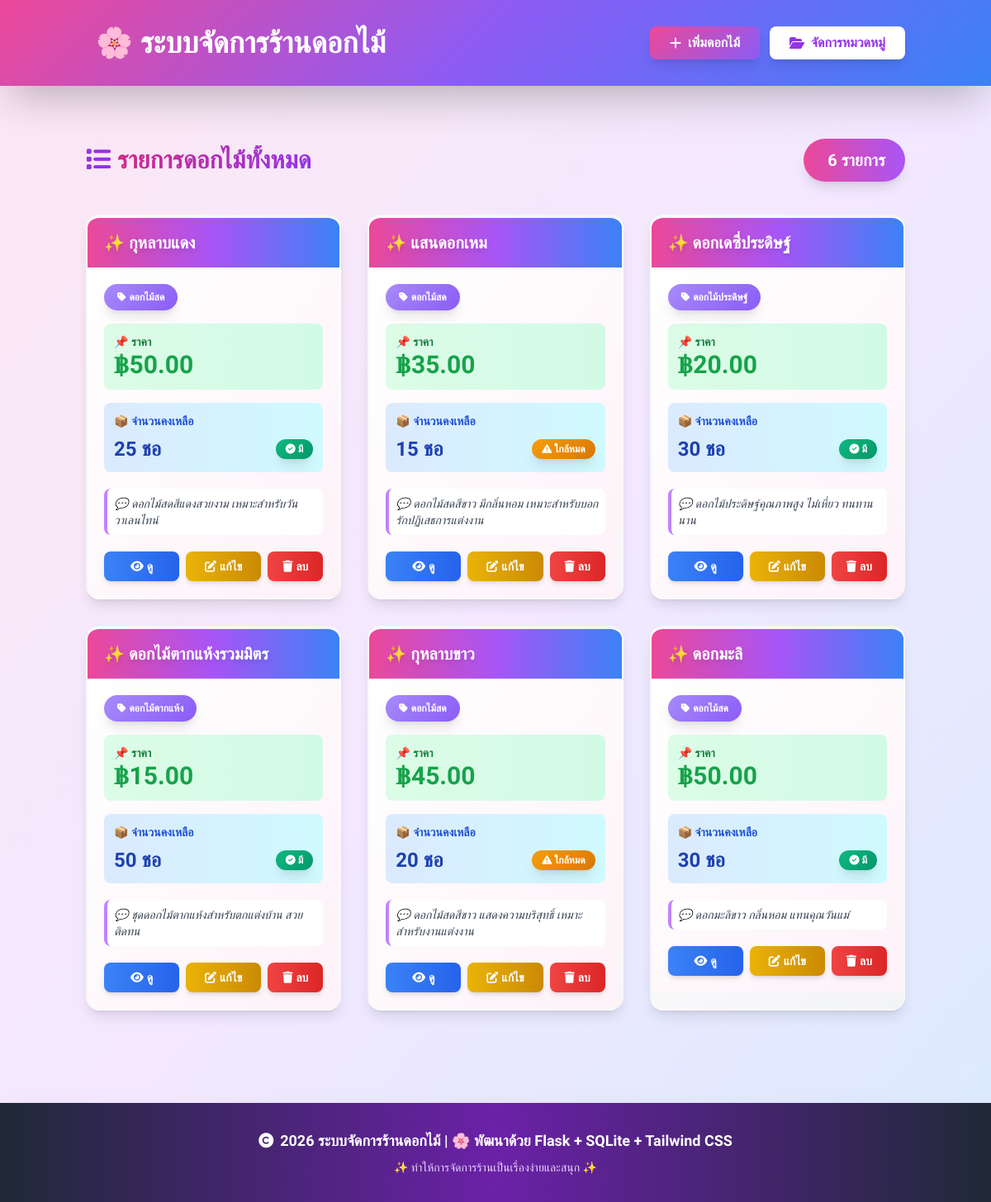
The page / on the database its author committed.
### tables this page shows
CREATE TABLE Flowers (
    flower_id INTEGER PRIMARY KEY AUTOINCREMENT,
    flower_name TEXT NOT NULL,
    category_id INTEGER NOT NULL,
    price REAL NOT NULL CHECK(price > 0),
    quantity INTEGER NOT NULL CHECK(quantity >= 0),
    description TEXT,
    FOREIGN KEY (category_id) REFERENCES Categories(category_id)
);

CREATE TABLE Categories (
    category_id INTEGER PRIMARY KEY AUTOINCREMENT,
    category_name TEXT NOT NULL UNIQUE
);

### app.py (the view)
@app.route('/')
def index():
    flowers = get_flowers()
    return render_template('index.html', flowers=flowers)

### app.py (called while the page is built)
def get_db_connection():
    conn = sqlite3.connect(DATABASE)
    conn.row_factory = sqlite3.Row
    return conn

def get_flowers():
    conn = get_db_connection()
    cursor = conn.cursor()
    cursor.execute('''
        SELECT f.flower_id, f.flower_name, c.category_name, f.price,
               f.quantity, f.description, f.category_id
        FROM Flowers f
        INNER JOIN Categories c ON f.category_id = c.category_id
        ORDER BY f.flower_id
    ''')
    flowers = cursor.fetchall()
    conn.close()
    return flowers

### templates/index.html (shortened to what this page needs)
<!DOCTYPE html>
<html lang="th">
<head>
    <script src="https://cdn.tailwindcss.com"></script>
    <link rel="stylesheet" href="https://cdnjs.cloudflare.com/ajax/libs/font-awesome/6.4.0/css/all.min.css">
</head>
<body class="bg-gradient-to-br from-pink-100 via-purple-100 to-blue-100 min-h-screen">
    <header class="gradient-header text-white py-8 shadow-2xl sticky top-0 z-50">
        <div class="container mx-auto px-4">
            <div class="flex items-center justify-between flex-wrap gap-4">
                <div class="flex items-center gap-3">
                    <h1 class="text-4xl font-bold">🌸 ระบบจัดการร้านดอกไม้</h1>
                </div>
                <nav class="flex gap-3 flex-wrap">
                    <a href="{{ url_for('add_flower') }}" class="btn-gradient text-white px-6 py-2 rounded-lg font-semibold flex items-center gap-2 shadow-lg">
                        <i class="fas fa-plus"></i> เพิ่มดอกไม้
                    </a>
                    <a href="{{ url_for('categories') }}" class="bg-white text-purple-600 px-6 py-2 rounded-lg font-semibold hover:bg-purple-100 transition flex items-center gap-2 shadow-lg">
                        <i class="fas fa-folder-open"></i> จัดการหมวดหมู่
                    </a>
                </nav>
            </div>
        </div>
    </header>
    <main class="container mx-auto px-4 py-12">
        {% if flowers %}
            <div class="mb-10 flex justify-between items-center flex-wrap gap-4">
                <div>
                    <h2 class="text-3xl font-bold text-transparent bg-clip-text bg-gradient-to-r from-pink-600 to-purple-600">
                        <i class="fas fa-list text-purple-600 mr-2"></i>รายการดอกไม้ทั้งหมด
                    </h2>
                </div>
                <div class="bg-gradient-to-r from-pink-500 to-purple-500 text-white px-6 py-3 rounded-full font-bold shadow-lg text-xl">
                     {{ flowers|length }} รายการ
                </div>
            </div>
            <div class="grid grid-cols-1 md:grid-cols-2 lg:grid-cols-3 xl:grid-cols-4 gap-8">
                {% for flower in flowers %}
                    <div class="flower-card bg-white rounded-2xl shadow-lg overflow-hidden border-t-4 border-gradient-to-r from-pink-500 to-purple-500 hover:shadow-2xl backdrop-blur">
                        <div class="bg-gradient-to-r from-pink-500 via-purple-500 to-blue-500 px-5 py-4">
                            <h3 class="text-xl font-bold text-white truncate drop-shadow-lg">✨ {{ flower['flower_name'] }}</h3>
                        </div>
                        <div class="p-5 bg-gradient-to-br from-white to-pink-50">
                            <div class="mb-4">
                                <span class="category-badge text-white text-xs font-bold px-4 py-2 rounded-full inline-block shadow-lg">
                                    <i class="fas fa-tag mr-1"></i>{{ flower['category_name'] }}
                                </span>
                            </div>
                            <div class="mb-4 bg-gradient-to-r from-green-100 to-emerald-100 p-3 rounded-lg">
                                <p class="text-green-700 text-sm font-semibold">📌 ราคา</p>
                                <p class="text-3xl font-bold text-green-600">฿{{ "%.2f"|format(flower['price']) }}</p>
                            </div>
                            <div class="mb-5 bg-gradient-to-r from-blue-100 to-cyan-100 p-3 rounded-lg">
                                <p class="text-blue-700 text-sm font-semibold mb-2">📦 จำนวนคงเหลือ</p>
                                <div class="flex items-center justify-between">
                                    <p class="text-2xl font-bold text-blue-800">{{ flower['quantity'] }} ชอ</p>
                                    {% if flower['quantity'] > 20 %}
                                        <span class="status-badge in-stock text-white text-xs font-bold px-3 py-1 rounded-full shadow-lg">
                                            <i class="fas fa-check-circle"></i> มี
                                        </span>
                                    {% elif flower['quantity'] > 0 %}
                                        <span class="status-badge low-stock text-white text-xs font-bold px-3 py-1 rounded-full shadow-lg">
                                            <i class="fas fa-exclamation-triangle"></i> ใกล้หมด
                                        </span>
                                    {% else %}
                                        <span class="status-badge out-stock text-white text-xs font-bold px-3 py-1 rounded-full shadow-lg">
                                            <i class="fas fa-times-circle"></i> หมด
                                        </span>
                                    {% endif %}
                                </div>
                            </div>
                            <p class="text-gray-700 text-sm mb-5 line-clamp-2 italic bg-white p-2 rounded-lg border-l-4 border-purple-400">
                                💬 {{ flower['description'] or 'ไม่มีรายละเอียด' }}
                            </p>
                            <div class="flex gap-2">
                                <a href="{{ url_for('view_flower', flower_id=flower['flower_id']) }}"
                                   class="flex-1 bg-gradient-to-r from-blue-500 to-blue-600 hover:from-blue-600 hover:to-blue-700 text-white py-2 px-3 rounded-lg font-semibold text-center transition text-sm shadow-md hover:shadow-lg transform hover:scale-105">
                                    <i class="fas fa-eye mr-1"></i>ดู
                                </a>
                                <a href="{{ url_for('edit_flower', flower_id=flower['flower_id']) }}"
                                   class="flex-1 bg-gradient-to-r from-yellow-500 to-yellow-600 hover:from-yellow-600 hover:to-yellow-700 text-white py-2 px-3 rounded-lg font-semibold text-center transition text-sm shadow-md hover:shadow-lg transform hover:scale-105">
                                    <i class="fas fa-edit mr-1"></i>แก้ไข
                                </a>
                                <form action="{{ url_for('delete_flower', flower_id=flower['flower_id']) }}" method="POST" class="flex-1" onsubmit="return confirm('คุณแน่ใจหรือว่าจะลบรายการนี้?');">
                                    <button type="submit" class="w-full bg-gradient-to-r from-red-500 to-red-600 hover:from-red-600 hover:to-red-700 text-white py-2 px-3 rounded-lg font-semibold transition text-sm shadow-md hover:shadow-lg transform hover:scale-105">
                                        <i class="fas fa-trash mr-1"></i>ลบ
                                    </button>
                                </form>
                            </div>
                        </div>
                    </div>
                {% endfor %}
            </div>
        {% endif %}
    </main>
    <footer class="bg-gradient-to-r from-gray-800 via-purple-800 to-gray-800 text-white text-center py-8 mt-16 shadow-2xl">
        <p class="text-lg font-semibold"><i class="fas fa-copyright mr-2"></i>2026 ระบบจัดการร้านดอกไม้ | 🌸 พัฒนาด้วย Flask + SQLite + Tailwind CSS</p>
        <p class="text-sm text-purple-200 mt-2">✨ ทำให้การจัดการร้านเป็นเรื่องง่ายและสนุก ✨</p>
    </footer>
</body>
</html>

### templates/index.html (style rules this page uses)
* { font-family: 'Kanit', sans-serif; }
.gradient-header { background: linear-gradient(135deg, #ec4899 0%, #8b5cf6 50%, #3b82f6 100%); }
.flower-card { transition: transform 0.3s ease, box-shadow 0.3s ease; border: 2px solid transparent; background: linear-gradient(135deg, #ffffff 0%, #f3f4f6 100%); }
.status-badge { position: relative; display: inline-block; }
.status-badge.in-stock { background: linear-gradient(135deg, #10b981 0%, #059669 100%); }
.status-badge.low-stock { background: linear-gradient(135deg, #f59e0b 0%, #d97706 100%); }
.category-badge { background: linear-gradient(135deg, #a78bfa 0%, #8b5cf6 100%); animation: pulse 2s cubic-bezier(0.4, 0, 0.6, 1) infinite; }
.btn-gradient { background: linear-gradient(135deg, #ec4899 0%, #8b5cf6 100%); transition: all 0.3s ease; }

### rows shown on the page
Flowers: flower_name "กุหลาบแดง", category_name "ดอกไม้สด", price "50.00", quantity "25", shows "มี", description "ดอกไม้สดสีแดงสวยงาม เหมาะสำหรับวันวาเลนไทน์"
Flowers: flower_name "แสนดอกเหม", category_name "ดอกไม้สด", price "35.00", quantity "15", shows "ใกล้หมด", description "ดอกไม้สดสีขาว มีกลิ่นหอม เหมาะสำหรับบอกรักปฏิเสธการแต่งงาน"
Flowers: flower_name "ดอกเดซี่ประดิษฐ์", category_name "ดอกไม้ประดิษฐ์", price "20.00", quantity "30", shows "มี", description "ดอกไม้ประดิษฐ์คุณภาพสูง ไม่เหี่ยว ทนทานนาน"
Flowers: flower_name "ดอกไม้ตากแห้งรวมมิตร", category_name "ดอกไม้ตากแห้ง", price "15.00", quantity "50", shows "มี", description "ชุดดอกไม้ตากแห้งสำหรับตกแต่งบ้าน สวย ติดทน"
Flowers: flower_name "กุหลาบขาว", category_name "ดอกไม้สด", price "45.00", quantity "20", shows "ใกล้หมด", description "ดอกไม้สดสีขาว แสดงความบริสุทธิ์ เหมาะสำหรับงานแต่งงาน"
Flowers: flower_name "ดอกมะลิ", category_name "ดอกไม้สด", price "50.00", quantity "30", shows "มี", description "ดอกมะลิขาว กลิ่นหอม แทนคุณวันแม่"

### other values the page prints
{{ flowers|length }} "6"
